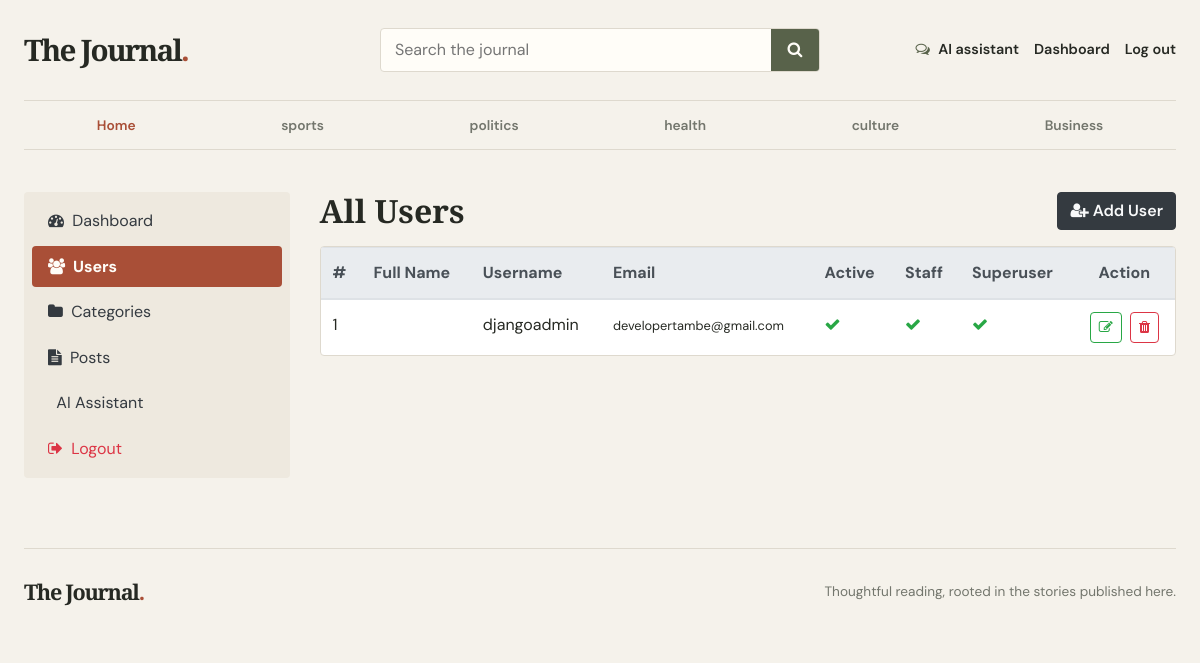
Screenshot of /dashboards/users/ (signed in) with the database file from the repository.
### blog/models.py (models this page shows, shortened)
class category(models.Model):
    category_name = models.CharField(max_length=50 , unique=True)
    created_at = models.DateTimeField(auto_now_add=True)
    updated_at = models.DateTimeField(auto_now=True)
    class Meta:
        verbose_name_plural = "calegories"

### dashboards/views.py (the view)
# urls.py: path('users/',views.users,name='users'),
@login_required(login_url='login')
def users(request):
    users = User.objects.all()
    context = {
        'users': users,
    }
    return render(request, 'dashboards/users.html', context)

### blog/context_processors.py (called while the page is built)
def get_categories(request):
    categories = category.objects.all()
    return dict(categories=categories)

### templates/dashboards/users.html
{% extends 'base.html' %}
{% block content %}
<div class="row">
    {% include 'dashboards/sidebar.html' %}
    <div class="col-md-9">
      {% if perms.auth.view_user %}
        <div class="d-flex flex-wrap justify-content-between align-items-center mb-3">
            <h2 class="mb-2 mb-md-0">All Users</h2>
            <a href="{% url 'add_user' %}" class="btn btn-dark text-light">
                <i class="fa fa-user-plus"></i> Add User
            </a>
        </div>
        <div class="table-responsive shadow-sm border rounded bg-white">
            <table class="table table-hover mb-0">
                <thead class="thead-light">
                  <tr>
                    <th>#</th>
                    <th>Full Name</th>
                    <th>Username</th>
                    <th>Email</th>
                    <th>Active</th>
                    <th>Staff</th>
                    <th>Superuser</th>
                    <th class="text-center">Action</th>
                  </tr>
                </thead>
                <tbody>
                {% for user in users %}
                  <tr>
                    <td>{{ forloop.counter }}</td>
                    <td class="font-weight-bold">{{ user.first_name }} {{ user.last_name }}</td>
                    <td>{{ user.username }}</td>
                    <td><small>{{ user.email }}</small></td>
                    <td>{% if user.is_active %}<i class="fa fa-check text-success"></i>{% else %}<i class="fa fa-times text-danger"></i>{% endif %}</td>
                    <td>{% if user.is_staff %}<i class="fa fa-check text-success"></i>{% else %}<i class="fa fa-times text-danger"></i>{% endif %}</td>
                    <td>{% if user.is_superuser %}<i class="fa fa-check text-success"></i>{% else %}<i class="fa fa-times text-danger"></i>{% endif %}</td>
                    <td class="text-center">
                        <a href="{% url 'edit_user' user.id %}" class="btn btn-sm btn-outline-success mr-1">
                            <i class="fa fa-edit"></i>
                        </a>
                        <a href="{% url 'delete_user' user.id %}" class="btn btn-sm btn-outline-danger" onclick="return confirm('Delete this user?');">
                            <i class="fa fa-trash"></i>
                        </a>
                    </td>
                  </tr>
                {% endfor %}
                </tbody>
            </table>
        </div>
        <br>
      {% else %}
        <div class="alert alert-warning">
            <h5>Permission Denied</h5>
            <p class="mb-0">You do not have permission to view or manage users.</p>
        </div>
      {% endif %}
    </div>
</div>
{% endblock %}

### templates/base.html (shortened to what this page needs)
{% load static %}
<!DOCTYPE html>
<html lang="en">
<head>
    <link href="https://getbootstrap.com/docs/4.0/dist/css/bootstrap.min.css" rel="stylesheet">
    <link href="{% static 'css/blog.css' %}" rel="stylesheet">
    <link rel="stylesheet" href="https://cdnjs.cloudflare.com/ajax/libs/font-awesome/4.7.0/css/font-awesome.min.css">
</head>
<body>
    <div class="site-shell">
      <header class="site-header">
        <div class="header-main">
          <a class="blog-header-logo" href="{% url 'home' %}" aria-label="The Journal home">The Journal<span>.</span></a>
          <form class="site-search" action="{% url 'search' %}" method="GET" role="search">
            <input id="site-search-input" type="search" name="keyword" value="{{ keyword|default:'' }}" placeholder="Search the journal">
            <button type="submit" aria-label="Search"><i class="fa fa-search" aria-hidden="true"></i></button>
          </form>
          <nav class="header-actions" aria-label="Account and tools">
            <a class="header-tool" href="{% url 'ai_chat' %}"><i class="fa fa-comments-o" aria-hidden="true"></i> AI assistant</a>
            {% if not user.is_authenticated %}
            <a class="header-account" href="{% url 'login' %}">Log in</a>
            <a class="button button-small" href="{% url 'register' %}">Create account</a>
            {% else %}
            <a class="header-account" href="{% url 'dashboard' %}">Dashboard</a>
            <a class="header-account" href="{% url 'logout' %}">Log out</a>
            {% endif %}
          </nav>
        </div>
        <div class="category-bar">
          <nav class="category-nav" aria-label="Categories">
            <a href="{% url 'home' %}">Home</a>
            {% for i in categories %}
            <a href="{% url 'post_by_category' i.id %}">{{ i.category_name }}</a>
            {% endfor %}
          </nav>
        </div>
      </header>
      {% block content %}{% endblock %}
      <footer class="site-footer">
        <a class="footer-brand" href="{% url 'home' %}">The Journal<span>.</span></a>
        <p>Thoughtful reading, rooted in the stories published here.</p>
      </footer>
    </div>
</body>
</html>

### blog_main/static/css/blog.css (style rules this page uses)
:root { color-scheme: light; --paper: #f5f2eb; --surface: #fffdf8; --surface-muted: #eee9df; --ink: #262923; --muted: #73766d; --line: #ded9ce; --olive: #58624a; --olive-dark: #414a36; --terracotta: #a94f37; --terracotta-dark: #873c29; --serif: "Playfair Display", Georgia, serif; --sans: "DM Sans", Arial, sans-serif; }
* { box-sizing: border-box; }
body { margin: 0; background: var(--paper); color: var(--ink); font-family: var(--sans); font-size: 16px; line-height: 1.6; }
a { color: var(--olive-dark); transition: color .18s ease, background-color .18s ease, border-color .18s ease; }
h1, h2, h3, h4, h5, h6 { color: var(--ink); font-family: var(--serif); font-weight: 600; line-height: 1.2; }
.site-shell { width: min(1200px, calc(100% - 48px)); margin: 0 auto; }
.site-header { margin-bottom: 42px; border-bottom: 1px solid var(--line); }
.header-main { display: grid; grid-template-columns: minmax(190px, 1fr) minmax(220px, 440px) minmax(260px, 1fr); align-items: center; gap: 28px; min-height: 100px; }
.blog-header-logo, .footer-brand { color: var(--ink); font-family: var(--serif); font-size: 1.85rem; font-weight: 700; letter-spacing: -.06em; white-space: nowrap; }
.blog-header-logo span, .footer-brand span { color: var(--terracotta); }
.site-search { display: flex; overflow: hidden; height: 44px; border: 1px solid var(--line); border-radius: 4px; background: var(--surface); }
.site-search input { width: 100%; min-width: 0; padding: 0 14px; border: 0; outline: 0; background: transparent; color: var(--ink); font: inherit; }
.site-search button { width: 48px; flex: 0 0 48px; border: 0; background: var(--olive); color: var(--surface); }
.header-actions { display: flex; align-items: center; justify-content: flex-end; gap: 15px; }
.header-tool, .header-account { color: var(--ink); font-size: .9rem; font-weight: 600; white-space: nowrap; }
.header-tool i { margin-right: 5px; color: var(--olive); }
.category-bar { border-top: 1px solid var(--line); }
.category-nav { display: flex; min-height: 48px; align-items: center; justify-content: space-between; overflow-x: auto; scrollbar-width: thin; }
.category-nav a { flex: 1 0 auto; padding: 12px 18px; color: var(--muted); font-size: .86rem; font-weight: 600; line-height: 24px; text-align: center; white-space: nowrap; }
.category-nav a:first-child { color: var(--terracotta); }
.table-responsive { border-color: var(--line) !important; background: var(--surface); }
.table { color: var(--ink); }
.table thead th, .thead-light th { border-color: var(--line); background: var(--surface-muted); color: var(--ink); }
.table td, .table th { border-color: var(--line); }
.btn { border-radius: 4px; font-weight: 600; }
.site-footer { display: flex; align-items: center; justify-content: space-between; gap: 20px; margin-top: 70px; padding: 26px 0; border-top: 1px solid var(--line); }
.footer-brand { font-size: 1.35rem; }
.site-footer p { margin: 0; color: var(--muted); font-size: .85rem; }

### rows the page displays
category: category_name "sports"
category: category_name "politics"
category: category_name "health"
category: category_name "culture"
category: category_name "Business"

### other values shown
{{ user.username }} "djangoadmin"
{{ user.email }} "developertambe@gmail.com"
